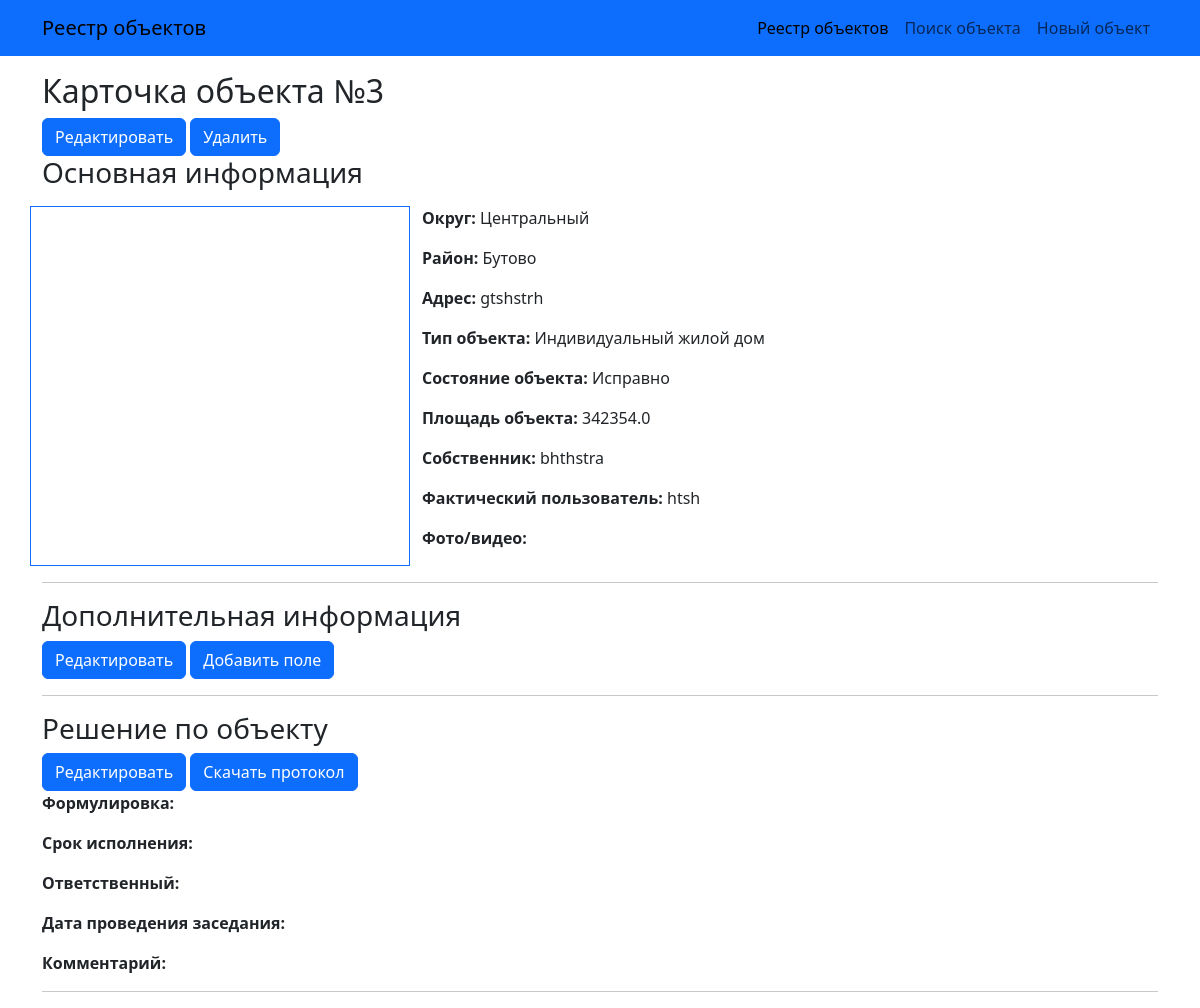
The page /estate_objects/3 on the database its author committed.
### estate_objects/models.py (models this page shows, shortened)
class EstateObject(models.Model):
    division = models.CharField(max_length=2, choices=DIVISIONS, verbose_name='Округ')
    district = models.CharField(max_length=32, choices=DISTRICTS, verbose_name='Район')
    address = models.CharField(max_length=256, verbose_name='Адрес')
    obj_type = models.CharField(max_length=16, choices=OBJ_TYPES, verbose_name='Тип объекта')
    condition = models.CharField(max_length=32, choices=CONDITIONS, verbose_name='Состояние объекта')
    area = models.FloatField(validators=[MinValueValidator(0)], verbose_name='Площадь объекта')
    owner = models.CharField(max_length=256, verbose_name='Собственник')
    current_holder = models.CharField(max_length=256, verbose_name='Фактический пользователь')
    media_files = models.FileField(upload_to='photo_video/', verbose_name='Фото/видео')

### estate_objects/views.py (the view)
# urls.py: path('<int:pk>', ObjectDetails.as_view(), name='object_details'),
class ObjectDetails(DetailView):
    model = EstateObject
    template_name = 'object.html'
    context_object_name = 'object'
    def get_context_data(self, **kwargs):
        context = super().get_context_data(**kwargs)
        context["solution"] = Solution.objects.filter(pk=self.kwargs.get('pk')).first()
        context["additional_fields"] = AdditionalFields.objects.filter(obj_id=self.kwargs.get('pk'))
        return context

### templates/object.html (shortened to what this page needs)
{% extends 'base.html' %}
{% block content %}
<h2>Карточка объекта №{{ object.pk }}</h2>
<a class="btn btn-primary" href="{% url 'object_update' object.id %}">Редактировать</a>
<a class="btn btn-primary" href="{% url 'object_delete' object.id %}">Удалить</a>
<h3>Основная информация</h3>
<div class="row mt-3">
    <div class="col-4 border  border-primary">
    </div>
    <div class="col-8">
        <p><b>Округ:</b> {{ object.get_division_display }}</p>
        <p><b>Район:</b> {{ object.get_district_display }}</p>
        <p><b>Адрес:</b> {{ object.address }}</p>
        <p><b>Тип объекта:</b> {{ object.get_obj_type_display }}</p>
        <p><b>Состояние объекта:</b> {{ object.get_condition_display }}</p>
        <p><b>Площадь объекта:</b> {{ object.area }}</p>
        <p><b>Собственник:</b> {{ object.owner }}</p>
        <p><b>Фактический пользователь:</b> {{ object.current_holder }}</p>
        <p><b>Фото/видео:</b> {{ object.media_files }}</p>
    </div>
</div>
<hr>
<h3>Дополнительная информация</h3>
<a class="btn btn-primary" href="{% url 'object_update' object.id %}">Редактировать</a>
<a class="btn btn-primary" href="{% url 'object_update' object.id %}">Добавить поле</a>
<hr>
<h3>Решение по объекту</h3>
<a class="btn btn-primary" href="{% url 'solution_update' object.id %}">Редактировать</a>
<button class="btn btn-primary">Скачать протокол</button>
<p><b>Формулировка:</b> {{ solution.description }}</p>
<p><b>Срок исполнения:</b> {{ solution.complete_before }}</p>
<p><b>Ответственный:</b> {{ solution.responsible }}</p>
<p><b>Дата проведения заседания:</b> {{ solution.discussion_date }}</p>
<p><b>Комментарий:</b> {{ solution.comment }}</p>
<hr>
{% endblock %}

### rows shown on the page
EstateObject: pk "3", division "Центральный", district "Бутово", address "gtshstrh", obj_type "Индивидуальный жилой дом", condition "Исправно", area "342354.0", owner "bhthstra", current_holder "htsh"
